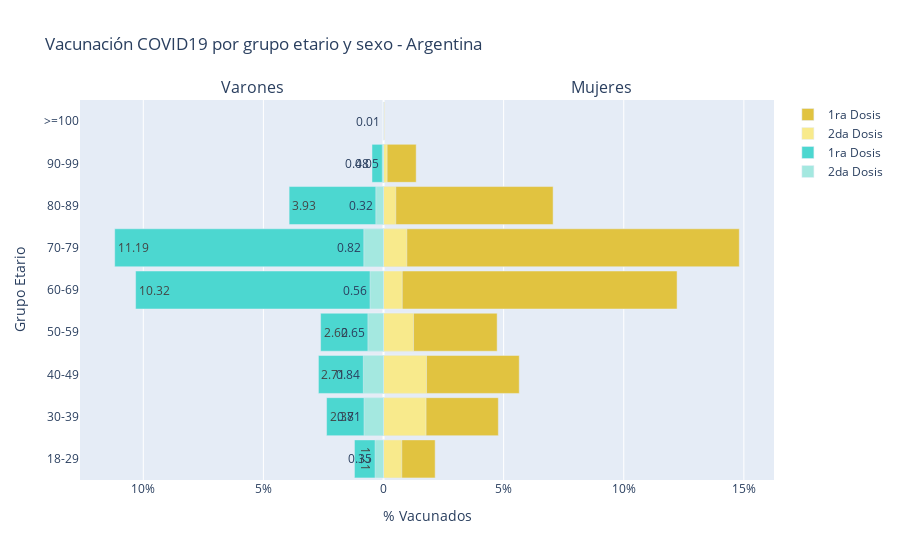

Notebook code for this chart:
### Code cell
#Url del dataset 
myUrl = 'https://sisa.msal.gov.ar/datos/descargas/covid-19/files/datos_nomivac_covid19.zip'
#filename="C:/Users/lbejaran/Documents/PYTHON DS/covid_test.csv"
#leemos el dataset
#usecols=["grupo_etario","orden_dosis","vacuna"]
data = pd.read_csv(myUrl,usecols=["sexo","grupo_etario","orden_dosis","vacuna"])
#Agrupamos el dataset por grupo etario y la dosis, se cuenta la aplicacion de las dosis por la columna vacuna
df = data.groupby(["grupo_etario","orden_dosis","sexo"], as_index=False).count()
#Elimino valores de grupo etario sin informar
df = df[df.grupo_etario != 'S.I.']
#Primera dosis
do_fem1 = df[(df.orden_dosis == 1) & (df.sexo == "F")]
do_mas1 = df[(df.orden_dosis == 1) & (df.sexo == "M")]
#Segunda dosis
do_fem2 = df[(df.orden_dosis == 2) & (df.sexo == "F")]
do_mas2 = df[(df.orden_dosis == 2) & (df.sexo == "M")]

total_vac = do_fem1.vacuna.sum() + do_mas1.vacuna.sum() + do_fem2.vacuna.sum() + do_mas2.vacuna.sum()

print(total_vac)
eje_y = do_fem1.grupo_etario
eje_xfem1 = ((100*do_fem1.vacuna).div(total_vac)).round(2)
eje_xmas1 = (((100*do_mas1.vacuna).div(total_vac)).round(2) ) * -1
eje_xfem2 = ((100*do_fem2.vacuna).div(total_vac)).round(2)
eje_xmas2 = (((100*do_mas2.vacuna).div(total_vac)).round(2) ) * -1

# Creating instance of the figure
fig = gp.Figure()

#Configuración de los graficos
fig = make_subplots(rows=1, cols=2,
                    subplot_titles=['Varones', 'Mujeres'],
                    shared_yaxes=True, 
                    horizontal_spacing = 0.003
                    )

# Agregamos la data al gráfico de 1 dosis para mujeres
fig.add_trace(gp.Bar(y= eje_y, x = eje_xfem1, 
                     name = '1ra Dosis', 
                     hoverinfo='x',
                     marker_color='#E1C340',
                     orientation = 'h')                    
                     )
# Agregamos la data al gráfico de 2 dosis para mujeres
fig.add_trace(gp.Bar(y= eje_y, x = eje_xfem2, 
                     name = '2da Dosis', 
                     hoverinfo='x',
                     marker_color='#F8EA8C',
                     orientation = 'h')              
                     )

# Agregamos la data al gráfico de 1 dosis para varones
fig.add_trace(gp.Bar(y = eje_y, x = eje_xmas1,
                     name = '1ra Dosis', 
                     text=-1 * eje_xmas1.astype('float'),
                     hoverinfo='text',
                     marker_color='#4CD7D0',
                     orientation = 'h')
                     )
# Agregamos la data al gráfico de 2 dosis para varones
fig.add_trace(gp.Bar(y = eje_y, x = eje_xmas2,
                     name = '2da Dosis', 
                     text=-1 * eje_xmas2.astype('float'),
                     hoverinfo='text',
                     #showlegend=False, **Desactiva etiqueta**
                     marker_color='#A4E8E0',
                     orientation = 'h')
                     )

# Updating the layout for our graph
layout = fig.update_layout(title= "Vacunación COVID19 por grupo etario y sexo - Argentina",
                            yaxis=go.layout.YAxis(title='Grupo Etario'),
                            xaxis=go.layout.XAxis(
                                #range=[-1200, 1200],
                                tickvals=[-20, -15, -10, -5, 0, 5, 10, 15, 20],
                                ticktext=["20%", "15%", "10%","5%", 0, "5%", "10%", "15%","20%"],
                                title='% Vacunados'),
                            barmode='overlay',
                            bargap=0.1)
fig.show()

### Figure 1 — Plotly figure (JSON) as saved in the notebook; plotly's stock layout.template omitted (floating-point values rounded to 4 significant figures)
{"data": [{"hoverinfo": "x", "marker": {"color": "#E1C340"}, "name": "1ra Dosis", "orientation": "h", "type": "bar", "x": [2.15, 4.78, 5.65, 4.73, 12.22, 14.81, 7.06, 1.36, 0.03], "y": ["18-29", "30-39", "40-49", "50-59", "60-69", "70-79", "80-89", "90-99", ">=100"]}, {"hoverinfo": "x", "marker": {"color": "#F8EA8C"}, "name": "2da Dosis", "orientation": "h", "type": "bar", "x": [0.76, 1.77, 1.79, 1.25, 0.78, 0.97, 0.51, 0.15, 0], "y": ["18-29", "30-39", "40-49", "50-59", "60-69", "70-79", "80-89", "90-99", ">=100"]}, {"hoverinfo": "text", "marker": {"color": "#4CD7D0"}, "name": "1ra Dosis", "orientation": "h", "text": [1.21, 2.37, 2.71, 2.62, 10.32, 11.19, 3.93, 0.48, 0.01], "type": "bar", "x": [-1.21, -2.37, -2.71, -2.62, -10.32, -11.19, -3.93, -0.48, -0.01], "y": ["18-29", "30-39", "40-49", "50-59", "60-69", "70-79", "80-89", "90-99", ">=100"]}, {"hoverinfo": "text", "marker": {"color": "#A4E8E0"}, "name": "2da Dosis", "orientation": "h", "text": [0.35, 0.81, 0.84, 0.65, 0.56, 0.82, 0.32, 0.05, 0], "type": "bar", "x": [-0.35, -0.81, -0.84, -0.65, -0.56, -0.82, -0.32, -0.05, 0], "y": ["18-29", "30-39", "40-49", "50-59", "60-69", "70-79", "80-89", "90-99", ">=100"]}], "layout": {"annotations": [{"font": {"size": 16}, "showarrow": false, "text": "Varones", "x": 0.2492, "xanchor": "center", "xref": "paper", "y": 1, "yanchor": "bottom", "yref": "paper"}, {"font": {"size": 16}, "showarrow": false, "text": "Mujeres", "x": 0.7508, "xanchor": "center", "xref": "paper", "y": 1, "yanchor": "bottom", "yref": "paper"}], "bargap": 0.1, "barmode": "overlay", "title": {"text": "Vacunación COVID19 por grupo etario y sexo - Argentina"}, "xaxis": {"ticktext": ["20%", "15%", "10%", "5%", 0, "5%", "10%", "15%", "20%"], "tickvals": [-20, -15, -10, -5, 0, 5, 10, 15, 20], "title": {"text": "% Vacunados"}}, "xaxis2": {"anchor": "y2", "domain": [0.5015, 1]}, "yaxis": {"title": {"text": "Grupo Etario"}}, "yaxis2": {"anchor": "x2", "domain": [0, 1], "matches": "y", "showticklabels": false}}}
